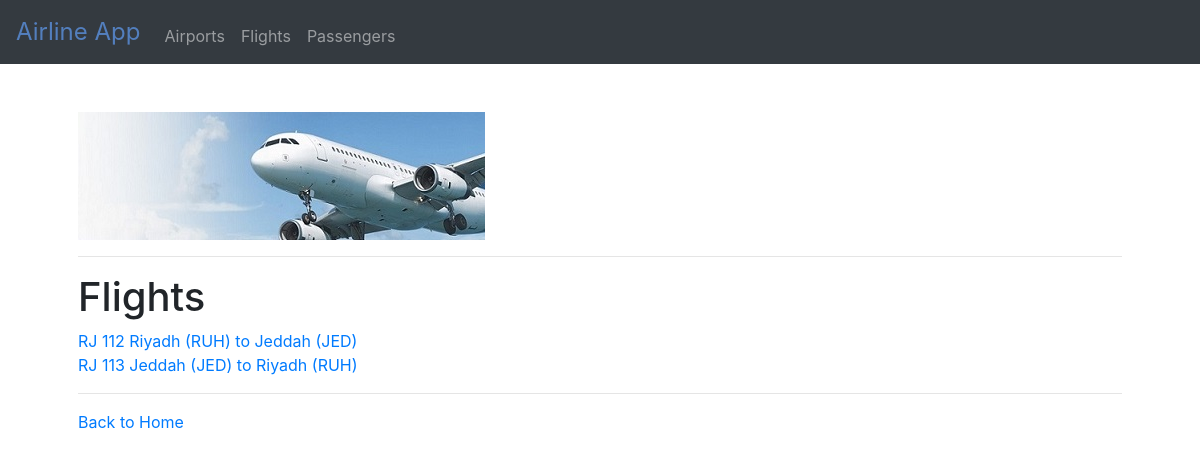
The page /flights/ on the database as committed earlier.
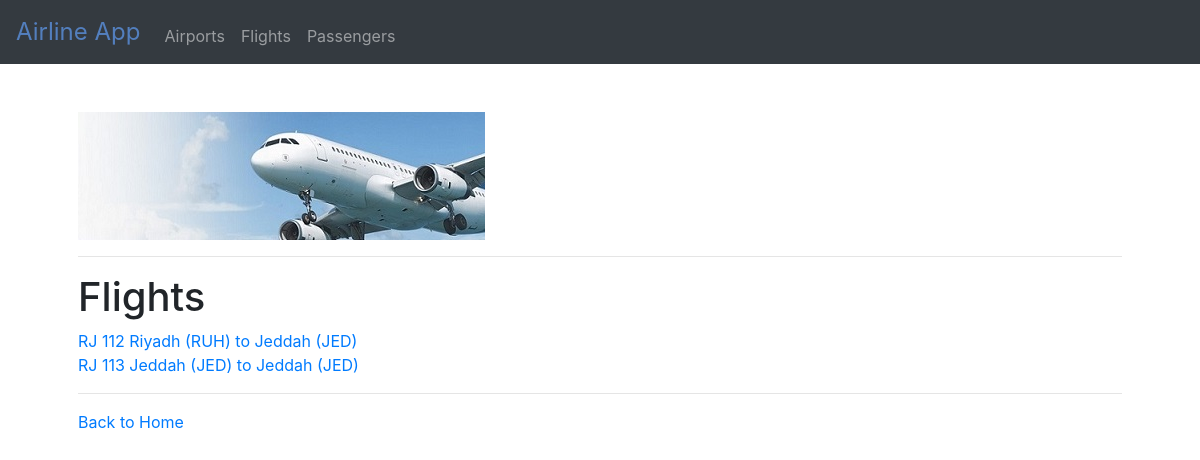
The same page on the database as committed later.
### flights/models.py (models this page shows)
class Flight(models.Model):
    flight_no = models.CharField(max_length=10)
    origin = models.ForeignKey(Airport, on_delete=models.CASCADE, related_name='departures')
    destination = models.ForeignKey(Airport, on_delete=models.CASCADE, related_name='arrivals')
    departure_date = models.DateTimeField(default=timezone.now)
    arriving_date = models.DateTimeField(default=timezone.now)
    flight_duration = models.CharField(max_length=6)
    def __str__(self):
        return f"{self.flight_no} {self.origin} to {self.destination}"

class Airport(models.Model):
    code = models.CharField(max_length=3)
    city = models.CharField(max_length=30)
    def __str__(self):
        return f"{self.city} ({self.code})"

### flights/views.py (the view)
# urls.py: path('', include('flights.urls')),
def flights(request):
    context = {
        "flights": Flight.objects.all()
    }
    return render(request, 'flights/flights.html', context)

### flights/templates/flights/flights.html (shortened to what this page needs)
{% extends "flights/layout.html" %}
{% block body %}
    <h1>Flights</h1>
    {% for flight in flights %}
        <li>
          <a href="{%  url 'flight' flight.id %}">{{ flight }}</a>
        </li>
    {% endfor %}
    <hr>
    <a href="{% url 'index' %}">Back to Home</a>
{% endblock %}

Rows that differ between the two databases and show on the page:
changed Flight: flight_no+origin+destination "RJ 113 Jeddah (JED) to Riyadh (RUH)" → "RJ 113 Jeddah (JED) to Jeddah (JED)"
